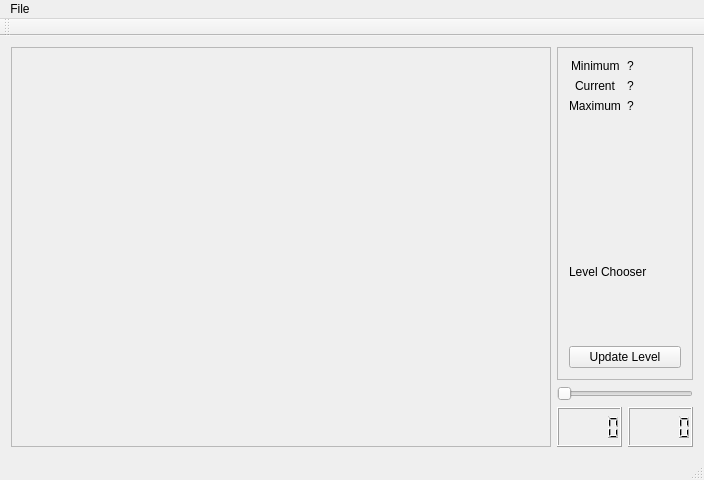
<?xml version="1.0" encoding="UTF-8"?>
<ui version="4.0">
 <class>MainWindow</class>
 <widget class="QMainWindow" name="MainWindow">
  <property name="geometry">
   <rect>
    <x>0</x>
    <y>0</y>
    <width>704</width>
    <height>480</height>
   </rect>
  </property>
  <property name="windowTitle">
   <string>MainWindow</string>
  </property>
  <widget class="QWidget" name="centralWidget">
   <layout class="QHBoxLayout" name="horizontalLayout_2">
    <item>
     <layout class="QHBoxLayout" name="horizontalLayout">
      <item>
       <widget class="QFrame" name="frameGame">
        <property name="sizePolicy">
         <sizepolicy hsizetype="Expanding" vsizetype="Preferred">
          <horstretch>0</horstretch>
          <verstretch>0</verstretch>
         </sizepolicy>
        </property>
        <property name="minimumSize">
         <size>
          <width>540</width>
          <height>0</height>
         </size>
        </property>
        <property name="frameShape">
         <enum>QFrame::StyledPanel</enum>
        </property>
        <property name="frameShadow">
         <enum>QFrame::Raised</enum>
        </property>
        <layout class="QGridLayout" name="gridLayout_2">
         <item row="0" column="0">
          <layout class="QGridLayout" name="gridLayout"/>
         </item>
        </layout>
       </widget>
      </item>
     </layout>
    </item>
    <item>
     <layout class="QVBoxLayout" name="verticalLayout_2">
      <item>
       <widget class="QFrame" name="frameEmpty">
        <property name="minimumSize">
         <size>
          <width>0</width>
          <height>300</height>
         </size>
        </property>
        <property name="maximumSize">
         <size>
          <width>200</width>
          <height>16777215</height>
         </size>
        </property>
        <property name="frameShape">
         <enum>QFrame::StyledPanel</enum>
        </property>
        <property name="frameShadow">
         <enum>QFrame::Raised</enum>
        </property>
        <layout class="QHBoxLayout" name="horizontalLayout_4">
         <item>
          <layout class="QVBoxLayout" name="verticalLayout_3">
           <item>
            <layout class="QFormLayout" name="formLayout">
             <property name="labelAlignment">
              <set>Qt::AlignCenter</set>
             </property>
             <property name="formAlignment">
              <set>Qt::AlignHCenter|Qt::AlignTop</set>
             </property>
             <item row="0" column="0">
              <widget class="QLabel" name="label_2">
               <property name="text">
                <string>Minimum</string>
               </property>
              </widget>
             </item>
             <item row="0" column="1">
              <widget class="QLabel" name="label_3">
               <property name="text">
                <string>?</string>
               </property>
              </widget>
             </item>
             <item row="1" column="0">
              <widget class="QLabel" name="label_4">
               <property name="text">
                <string>Current</string>
               </property>
              </widget>
             </item>
             <item row="1" column="1">
              <widget class="QLabel" name="LabelCurrentLevel">
               <property name="text">
                <string>?</string>
               </property>
              </widget>
             </item>
             <item row="2" column="0">
              <widget class="QLabel" name="label_6">
               <property name="text">
                <string>Maximum</string>
               </property>
              </widget>
             </item>
             <item row="2" column="1">
              <widget class="QLabel" name="label_7">
               <property name="text">
                <string>?</string>
               </property>
              </widget>
             </item>
            </layout>
           </item>
           <item>
            <widget class="QLabel" name="label">
             <property name="text">
              <string>Level Chooser</string>
             </property>
            </widget>
           </item>
           <item>
            <widget class="QPushButton" name="pushButton">
             <property name="text">
              <string>Update Level</string>
             </property>
            </widget>
           </item>
          </layout>
         </item>
        </layout>
       </widget>
      </item>
      <item>
       <widget class="QSlider" name="sliderLevel">
        <property name="maximumSize">
         <size>
          <width>200</width>
          <height>16777215</height>
         </size>
        </property>
        <property name="orientation">
         <enum>Qt::Horizontal</enum>
        </property>
       </widget>
      </item>
      <item>
       <layout class="QHBoxLayout" name="horizontalLayout_3">
        <property name="sizeConstraint">
         <enum>QLayout::SetFixedSize</enum>
        </property>
        <item>
         <widget class="QLCDNumber" name="lcdLevel">
          <property name="maximumSize">
           <size>
            <width>100</width>
            <height>40</height>
           </size>
          </property>
         </widget>
        </item>
        <item>
         <widget class="QLCDNumber" name="lcdSubLevel">
          <property name="maximumSize">
           <size>
            <width>100</width>
            <height>40</height>
           </size>
          </property>
         </widget>
        </item>
       </layout>
      </item>
     </layout>
    </item>
   </layout>
  </widget>
  <widget class="QMenuBar" name="menuBar">
   <property name="geometry">
    <rect>
     <x>0</x>
     <y>0</y>
     <width>704</width>
     <height>26</height>
    </rect>
   </property>
   <widget class="QMenu" name="menuFile">
    <property name="title">
     <string>File</string>
    </property>
    <addaction name="actionExit"/>
   </widget>
   <addaction name="menuFile"/>
  </widget>
  <widget class="QToolBar" name="mainToolBar">
   <attribute name="toolBarArea">
    <enum>TopToolBarArea</enum>
   </attribute>
   <attribute name="toolBarBreak">
    <bool>false</bool>
   </attribute>
  </widget>
  <widget class="QStatusBar" name="statusBar"/>
  <action name="actionExit">
   <property name="text">
    <string>Exit</string>
   </property>
   <property name="shortcut">
    <string>Ctrl+Q</string>
   </property>
  </action>
 </widget>
 <layoutdefault spacing="6" margin="11"/>
 <resources/>
 <connections>
  <connection>
   <sender>actionExit</sender>
   <signal>triggered()</signal>
   <receiver>MainWindow</receiver>
   <slot>close()</slot>
   <hints>
    <hint type="sourcelabel">
     <x>-1</x>
     <y>-1</y>
    </hint>
    <hint type="destinationlabel">
     <x>319</x>
     <y>239</y>
    </hint>
   </hints>
  </connection>
 </connections>
</ui>
